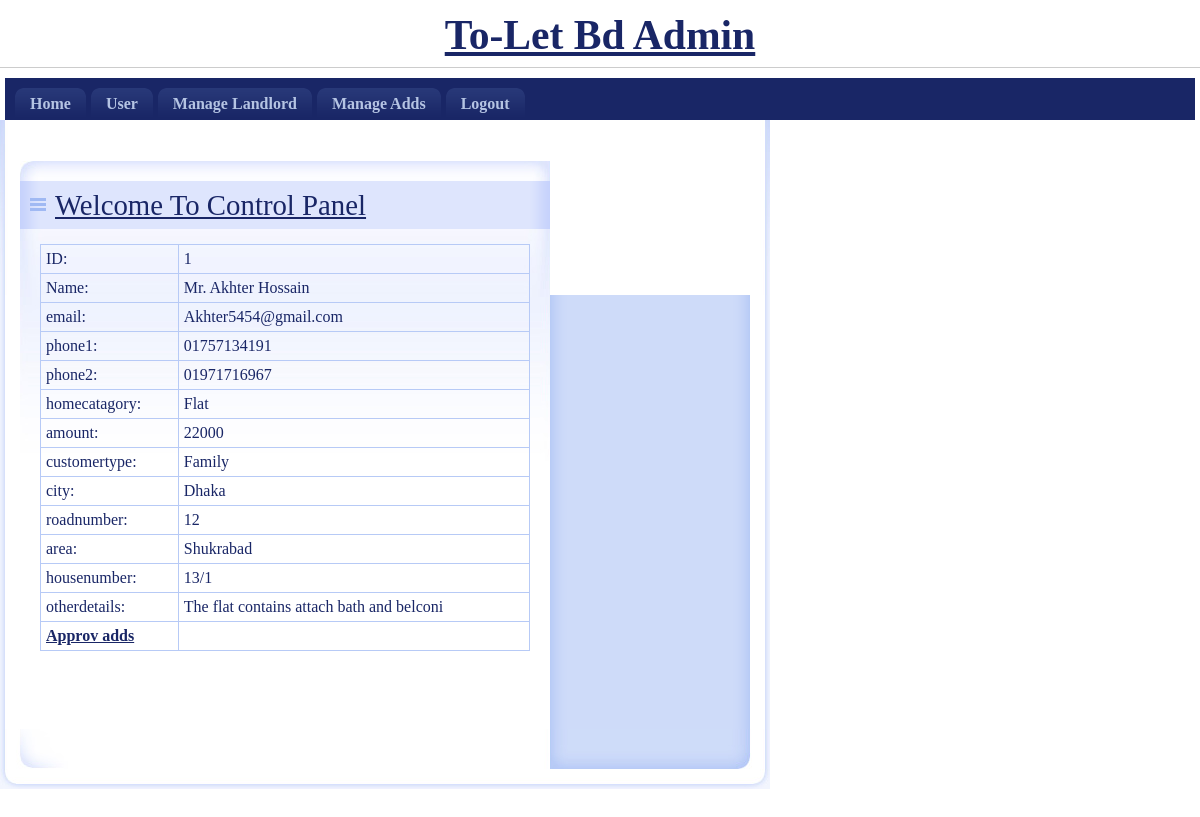
Page /Admin/Detailadds.php?JobId=1 on the committed database.
### tables this page shows
CREATE TABLE `postedads` (
  `id` int(255) NOT NULL,
  `status` varchar(20) NOT NULL,
  `date` varchar(50) NOT NULL,
  `name` varchar(50) NOT NULL,
  `email` varchar(50) NOT NULL,
  `phone1` varchar(50) NOT NULL,
  `phone2` varchar(50) NOT NULL,
  `homecatagory` varchar(50) NOT NULL,
  `amount` varchar(50) NOT NULL,
  `customertype` varchar(50) NOT NULL,
  `month` varchar(50) NOT NULL,
  `city` varchar(50) NOT NULL,
  `roadnumber` varchar(50) NOT NULL,
  `area` varchar(50) NOT NULL,
  `housenumber` varchar(50) NOT NULL,
  `otherdetails` varchar(255) NOT NULL,
  `image` longblob NOT NULL
);

### Admin/Detailadds.php (the view, shortened to what this page needs)
<!DOCTYPE html PUBLIC "-//W3C//DTD XHTML 1.0 Strict//EN" "http://www.w3.org/TR/xhtml1/DTD/xhtml1-strict.dtd">
<html xmlns="http://www.w3.org/1999/xhtml" xml:lang="cs" lang="cs">
<head>
    <link rel="stylesheet" media="screen,projection" type="text/css" href="./css/main.css" />
    <link rel="stylesheet" media="print" type="text/css" href="./css/print.css" />
    <link rel="stylesheet" media="aural" type="text/css" href="./css/aural.css" />
</head>
<body id="www-url-cz">
<div id="main" class="box">
<?php
include "Header.php"
?>
<?php
include "menu.php"
?>
    <div id="page" class="box">
    <div id="page-in" class="box">
        <div id="strip" class="box noprint">
            <p id="breadcrumbs">&nbsp;</p>
        </div>
        <div id="content">
            <div class="article">
              <h2><span><a href="#">Welcome To Control Panel</a></span></h2>
               <?php
$ID=$_GET['JobId'];
$con = mysql_connect("localhost","root");
$sql = "select * from postedads where id ='".$ID."'  ";
$result = mysql_query($sql,$con);
$row = mysql_fetch_array($result)
?>
                <table width="100%" border="1" cellspacing="2" cellpadding="2">
                  <tr>
                    <td>ID:</td>
                    <td><?php echo $row['id'];?></td>
                  </tr>
                  <tr>
                    <td>Name:</td>
                    <td><?php echo $row['name'];?></td>
                  </tr>
                  <tr>
                    <td>email:</td>
                    <td><?php echo $row['email'];?></td>
                  </tr>
                  <tr>
                    <td>phone1:</td>
                    <td><?php echo $row['phone1'];?></td>
                  </tr>
                  <tr>
                    <td>phone2:</td>
                    <td><?php echo $row['phone2'];?></td>
                  </tr>
                  <tr>
                    <td>homecatagory:</td>
                    <td><?php echo $row['homecatagory'];?></td>
                  </tr>
				 <tr>
                    <td>amount:</td>
                    <td><?php echo $row['amount'];?></td>
                  </tr>
                  <tr>
                    <td>customertype:</td>
                    <td><?php echo $row['customertype'];?></td>
                  </tr>
                  <tr>
                    <td>city:</td>
                    <td><?php echo $row['city'];?></td>
                  </tr>
                  <tr>
                    <td>roadnumber:</td>
                    <td><?php echo $row['roadnumber'];?></td>
                  </tr>
                  <tr>
                    <td>area:</td>
                    <td><?php echo $row['area'];?></td>
                  </tr>
                  <tr>
                    <td>housenumber:</td>
                    <td><?php echo $row['housenumber'];?></td>
                  </tr>
				  <tr>
                    <td>otherdetails:</td>
                    <td><?php echo $row['otherdetails'];?></td>
                  </tr>
                  <tr>
                    <td><strong><a href="Approveadds.php?JoId=<?php echo $row['id'];?>">Approv adds</a></strong></td>
                    <td>&nbsp;</td>
                  </tr>
                </table>
              <p class="btn-more box noprint">&nbsp;</p>
          </div>
        </div>
    </div>
    </div>
<?php
include "footer.php"
?>
</div>
</body>
</html>

### Admin/css/main.css (style rules this page uses)
* { min-height:1px; }
body { border:0; margin:0; padding:0; color:#192666; _text-align:center; }
a { color:#192666; }
p { border:0; margin:15px 0; padding:0; }
div { display:block; border:0; margin:0; padding:0; }
h1, h2, h3, h4, h5 { border:0; margin:15px 0 10px 0; padding:0; font-weight:bold; }
h2 { font-size:180%; line-height:100%; font-family:"georgia",serif; font-weight:normal; }
table { display:table; border-collapse:collapse; margin:15px 0; padding:0; border:1px solid #B7CAF6; font-size:100%; }
tr { display:table-row; }
th, td { display: table-cell; border:1px solid #B7CAF6; margin:0; padding:5px; vertical-align:top; text-align:left; }
a, img, span { border:0; margin:0; padding:0; }
strong, .strong { font-weight:bold; }
.box { min-height:1px; _height:1px; }
.box:after { content:"."; display:block; line-height:0px; font-size:0px; visibility:hidden; clear:both; }
#main { width:auto; margin:0 auto 0 auto; _text-align:left; }
#page { width:770px; min-height:1px; background:#FFF url("../design/bg_page.gif") 0 0 repeat-y; _height:1px; }
#page-in { min-height:1px; padding:10px 0; background:url("../design/bg_page_in.jpg") 0 0 no-repeat; _height:1px; }
#strip { position:relative; clear:both; padding:3px 20px 10px 20px; color:#6182D1; }
#strip p { margin:0; }
#strip #breadcrumbs { width:520px; margin:0; padding:0; }
#content { float:left; width:530px; _width:550px; margin:0; padding:0 0 0 20px; }
#content .article { clear:both; margin:0; padding:20px; background:url("../design/content_article_bg.jpg") 0 0 no-repeat; }
#content .article h2 { margin:0 -20px; padding:10px; background:#DEE5FD url("../design/content_title_bg.gif") 0 0 repeat-y; color:#192666; }
#content .article h2 span { background:url("../design/ico_list.gif") 0 50% no-repeat; padding-left:25px; }
#content .article p { text-align:justify; }
#content .btn-more { margin:0 0 15px 0; padding:0; border:0; position:relative; }

### Admin/css/print.css (style rules this page uses)
body { border:0; margin:0; padding:0; font-size:12pt }
a { color:#000; text-decoration:none; }
h1, h2, h3 { page-break-after:avoid; page-break-inside:avoid; }
table { border-collapse: collapse; border-width:1px; border-style:solid; }
th, td { display:table-cell; border-width:1px; border-style:solid; }
.noprint { display:none; }

### Admin/css/aural.css (style rules this page uses)
body { voice-family:paul,male; volume:loud; speech-rate:slow; richness:90; stress:20; }
h1, h2, h3, h4, h5 { cue-before:url("ping.au"); }
p, table { pause:50ms; }
strong { pitch:medium; pitch-range:60; stress:90; richness:90; }

### rows in the picture
postedads: id "1", name "Mr. Akhter Hossain", email "Akhter5454@gmail.com", phone1 "01757134191", phone2 "01971716967", homecatagory "Flat", amount "22000", customertype "Family", city "Dhaka", roadnumber "12", area "Shukrabad", housenumber "13/1", otherdetails "The flat contains attach bath and belconi"
